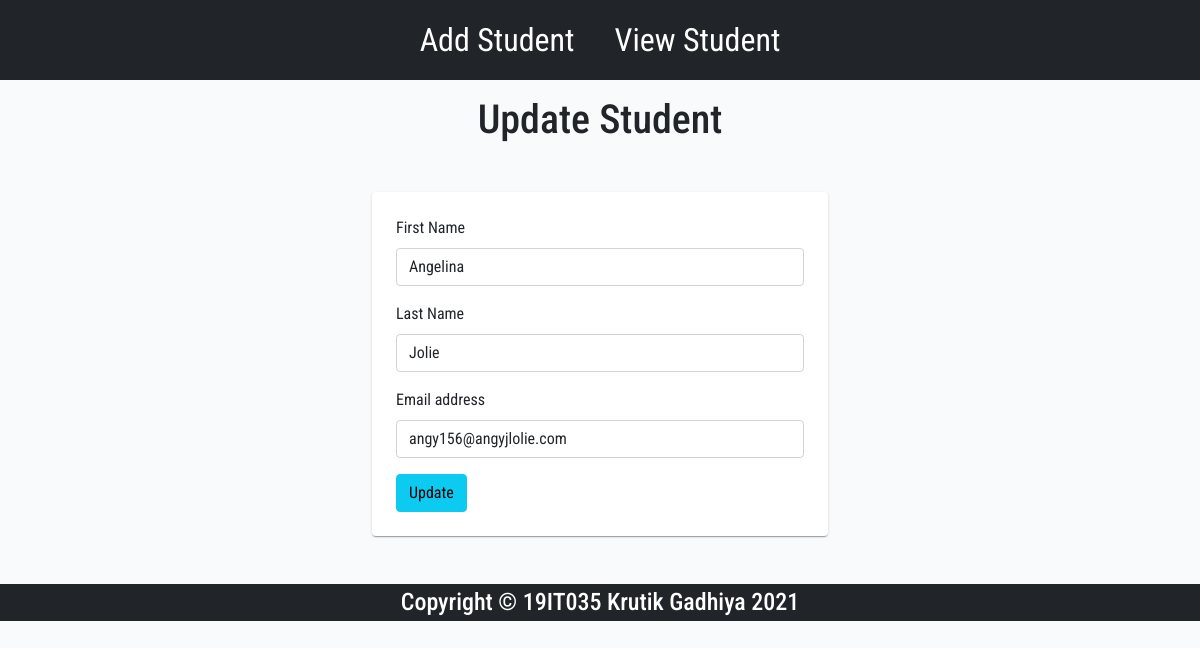
The app's page /week12/update.php?id=6 with its own data.
### tables this page shows
CREATE TABLE `users` (
  `id` int(11) NOT NULL,
  `firstname` varchar(100) NOT NULL,
  `lastname` varchar(100) NOT NULL,
  `email` varchar(100) NOT NULL,
  `mobile` varchar(30) NOT NULL,
  `created` timestamp NOT NULL DEFAULT current_timestamp()
);

### week12/includes/database.php (called while the page is built, shortened)
<?php
class Database
{
  function __construct()
  {
    $dsn = "mysql:host=" . DB_HOST_NAME . ";dbname=" . DB_NAME;
    try {
      $this->connection = new PDO($dsn, DB_USER_NAME, DB_PASS);
    } catch (PDOException $e) {
      echo $e->getMessage();
    }
  }
}
$database = new Database();

### week12/includes/students.php (called while the page is built, shortened)
<?php
include('database.php');
class Student
{
  var $dbConnection;
  function __construct($db)
  {
    $this->dbConnection = $db;
  }
  function getStudent($id)
  {
    $query = 'SELECT firstName, lastName, email FROM ' . TBL_USERS . ' WHERE id = :id';
    $result = $this->dbConnection->connection->prepare($query);
    $result->execute([':id' => $id]);
    $student = $result->fetch(PDO::FETCH_ASSOC);
    return $student;
  }
}
$student = new Student($database);

### week12/update.php (the view, shortened to what this page needs)
<?php
include('includes/session.php');
include('includes/students.php');
include_once('components/header.php');
?>
<?php
$id = isset($_GET['id']) ? $_GET['id'] : die('ID not found!!');
$student = $student->getStudent($id);
?>
<div class="content">
  <h1 class="text-center">Update Student</h1>
  <div class="container login my-5">
    <form class="form" action="includes/process.php" method="POST">
      <div class="mb-3">
        <label for="firstName" class="form-label">First Name</label>
        <input type="text" name="fname" value=<?php echo $student['firstName']; ?> class="form-control" id="firstName">
      </div>
      <div class="mb-3">
        <label for="lastName" class="form-label">Last Name</label>
        <input type="text" name="lname" value=<?php echo $student['lastName']; ?> class="form-control" id="lastName">
      </div>
      <div class="mb-3">
        <label for="email" class="form-label">Email address</label>
        <input type="email" name="email" value=<?php echo $student['email']; ?> class="form-control" id="email">
      </div>
      <button type="submit" name="updateStudent" class="btn btn-info">Update</button>
    </form>
  </div>
</div>
<?php include_once('components/footer.php'); ?>

### week12/components/header.php (style rules this page uses)
* { font-family: 'Roboto Condensed', sans-serif; box-sizing: border-box; }
body { background-color: #f9fafc; }
.login { width: 40vw !important; }
.form { background: #fff; padding: 1.5em; border-radius: 0.25em !important; box-shadow: 0 2px 1px -1px rgb(0 0 0 / 20%), 0 1px 1px 0 rgb(0 0 0 / 14%), 0 1px 3px 0 rgb(0 0 0 / 12%); }

### records on screen
users: fname "Angelina", lname "Jolie", email "angy156@angyjlolie.com"
